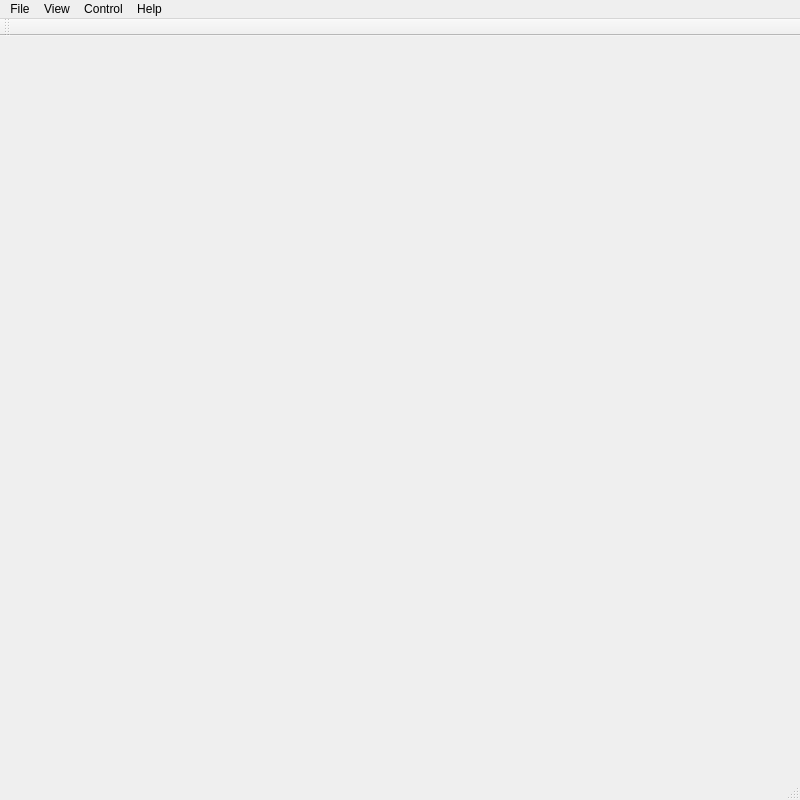
<?xml version="1.0" encoding="UTF-8"?>
<ui version="4.0">
 <class>ImageViewer</class>
 <widget class="QMainWindow" name="ImageViewer">
  <property name="geometry">
   <rect>
    <x>0</x>
    <y>0</y>
    <width>800</width>
    <height>800</height>
   </rect>
  </property>
  <property name="windowTitle">
   <string>jocassviewer</string>
  </property>
  <widget class="QWidget" name="centralwidget"/>
  <widget class="QMenuBar" name="menubar">
   <property name="geometry">
    <rect>
     <x>0</x>
     <y>0</y>
     <width>800</width>
     <height>25</height>
    </rect>
   </property>
   <widget class="QMenu" name="menuFile">
    <property name="title">
     <string>File</string>
    </property>
    <addaction name="open"/>
    <addaction name="save_data"/>
    <addaction name="auto_save_data"/>
    <addaction name="overlay_data"/>
    <addaction name="print"/>
    <addaction name="separator"/>
    <addaction name="exit"/>
   </widget>
   <widget class="QMenu" name="menuView">
    <property name="title">
     <string>View</string>
    </property>
    <addaction name="zoomIn"/>
    <addaction name="zoomOut"/>
    <addaction name="normalSize"/>
    <addaction name="separator"/>
    <addaction name="fitToWindow"/>
   </widget>
   <widget class="QMenu" name="menuHelp">
    <property name="title">
     <string>Help</string>
    </property>
    <addaction name="about"/>
    <addaction name="aboutQt"/>
   </widget>
   <widget class="QMenu" name="menuControl">
    <property name="title">
     <string>Control</string>
    </property>
    <addaction name="getData"/>
    <addaction name="getHistogram"/>
    <addaction name="clearHistogram"/>
    <addaction name="readIni"/>
    <addaction name="writeIni"/>
    <addaction name="separator"/>
    <addaction name="quitServer"/>
   </widget>
   <addaction name="menuFile"/>
   <addaction name="menuView"/>
   <addaction name="menuControl"/>
   <addaction name="menuHelp"/>
  </widget>
  <widget class="QStatusBar" name="statusbar"/>
  <widget class="QToolBar" name="toolBar">
   <property name="windowTitle">
    <string>toolBar</string>
   </property>
   <attribute name="toolBarArea">
    <enum>TopToolBarArea</enum>
   </attribute>
   <attribute name="toolBarBreak">
    <bool>false</bool>
   </attribute>
  </widget>
  <action name="open">
   <property name="text">
    <string>&amp;Open...</string>
   </property>
   <property name="toolTip">
    <string>Open image from file.</string>
   </property>
   <property name="shortcut">
    <string>Ctrl+O</string>
   </property>
  </action>
  <action name="save_data">
   <property name="text">
    <string>&amp;Save data...</string>
   </property>
   <property name="toolTip">
    <string>Save data (image or plot) to file.</string>
   </property>
   <property name="shortcut">
    <string>Ctrl+S</string>
   </property>
  </action>
  <action name="auto_save_data">
   <property name="text">
    <string>&amp;Save data (auto Filename)</string>
   </property>
   <property name="toolTip">
    <string>Save data (image or plot) to file.</string>
   </property>
   <property name="shortcut">
    <string>F10</string>
   </property>
  </action>
  <action name="overlay_data">
   <property name="text">
    <string>&amp;Overlay data...</string>
   </property>
   <property name="toolTip">
    <string>Open data from file and display it as overlay.</string>
   </property>
  </action>
  <action name="print">
   <property name="text">
    <string>&amp;Print...</string>
   </property>
   <property name="toolTip">
    <string>Print current image.</string>
   </property>
   <property name="shortcut">
    <string>Ctrl+P</string>
   </property>
  </action>
  <action name="exit">
   <property name="text">
    <string>Exit</string>
   </property>
   <property name="toolTip">
    <string>Exit jocassviewer.</string>
   </property>
   <property name="shortcut">
    <string>Ctrl+Q</string>
   </property>
  </action>
  <action name="zoomIn">
   <property name="text">
    <string>Zoom In (25%)</string>
   </property>
   <property name="toolTip">
    <string>Zoom In (25%).</string>
   </property>
   <property name="shortcut">
    <string>Ctrl++</string>
   </property>
  </action>
  <action name="zoomOut">
   <property name="text">
    <string>Zoom Out (25%)</string>
   </property>
   <property name="toolTip">
    <string>Zoom Out (25%).</string>
   </property>
   <property name="shortcut">
    <string>Ctrl+-</string>
   </property>
  </action>
  <action name="normalSize">
   <property name="text">
    <string>Normal &amp;Size</string>
   </property>
   <property name="toolTip">
    <string>Normal Size.</string>
   </property>
   <property name="shortcut">
    <string>Ctrl+N</string>
   </property>
  </action>
  <action name="fitToWindow">
   <property name="checkable">
    <bool>true</bool>
   </property>
   <property name="text">
    <string>&amp;Fit to Window</string>
   </property>
   <property name="toolTip">
    <string>Fit to Window.</string>
   </property>
   <property name="shortcut">
    <string>Ctrl+F</string>
   </property>
  </action>
  <action name="about">
   <property name="text">
    <string>&amp;About</string>
   </property>
   <property name="toolTip">
    <string>Show about message.</string>
   </property>
   <property name="shortcut">
    <string>Ctrl+A</string>
   </property>
  </action>
  <action name="aboutQt">
   <property name="text">
    <string>About Qt</string>
   </property>
   <property name="toolTip">
    <string>Show about Qt.</string>
   </property>
  </action>
  <action name="readIni">
   <property name="text">
    <string>Read Ini</string>
   </property>
   <property name="toolTip">
    <string>Read Initialisation.</string>
   </property>
   <property name="shortcut">
    <string>Ctrl+R</string>
   </property>
  </action>
  <action name="writeIni">
   <property name="text">
    <string>Write Darkcal File</string>
   </property>
   <property name="toolTip">
    <string>Write Initialisation.</string>
   </property>
   <property name="shortcut">
    <string>Ctrl+W</string>
   </property>
  </action>
  <action name="quitServer">
   <property name="text">
    <string>Quit Server</string>
   </property>
   <property name="toolTip">
    <string>Quit Server.</string>
   </property>
  </action>
  <action name="getData">
   <property name="text">
    <string>Get &amp;Data</string>
   </property>
   <property name="toolTip">
    <string>Get single image from server.</string>
   </property>
   <property name="shortcut">
    <string>Ctrl+I</string>
   </property>
  </action>
  <action name="getHistogram">
   <property name="text">
    <string>&amp;get Histogram...</string>
   </property>
   <property name="shortcut">
    <string>Ctrl+H</string>
   </property>
  </action>
  <action name="clearHistogram">
   <property name="text">
    <string>&amp;clear Histogram...</string>
   </property>
   <property name="shortcut">
    <string>Ctrl+C</string>
   </property>
  </action>
 </widget>
 <resources/>
 <connections>
  <connection>
   <sender>exit</sender>
   <signal>triggered()</signal>
   <receiver>ImageViewer</receiver>
   <slot>close()</slot>
   <hints>
    <hint type="sourcelabel">
     <x>-1</x>
     <y>-1</y>
    </hint>
    <hint type="destinationlabel">
     <x>399</x>
     <y>399</y>
    </hint>
   </hints>
  </connection>
 </connections>
</ui>
